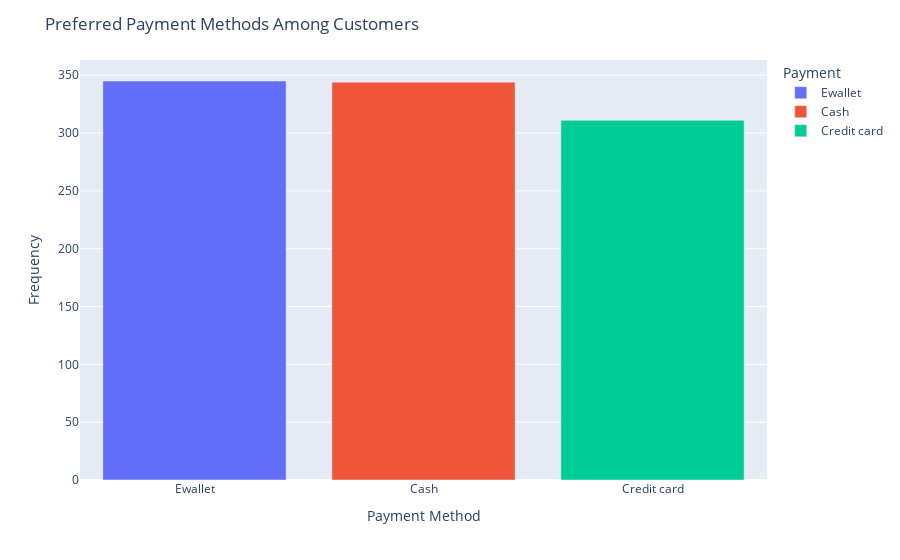

This figure's notebook cell:
### Code cell
nlp_query = "What are the preferred payment methods (Ewallet, Cash, Credit card) among customers?"
part_A, part_B = split()
Cout = function3()

### Figure 1 — Plotly figure (JSON) as saved in the notebook; plotly's stock layout.template omitted (floating-point values rounded to 4 significant figures)
{"data": [{"alignmentgroup": "True", "hovertemplate": "Payment=%{x}<br>Frequency=%{y}<extra></extra>", "legendgroup": "Ewallet", "marker": {"color": "#636efa", "pattern": {"shape": ""}}, "name": "Ewallet", "offsetgroup": "Ewallet", "orientation": "v", "showlegend": true, "textposition": "auto", "type": "bar", "x": ["Ewallet"], "xaxis": "x", "y": [345], "yaxis": "y"}, {"alignmentgroup": "True", "hovertemplate": "Payment=%{x}<br>Frequency=%{y}<extra></extra>", "legendgroup": "Cash", "marker": {"color": "#EF553B", "pattern": {"shape": ""}}, "name": "Cash", "offsetgroup": "Cash", "orientation": "v", "showlegend": true, "textposition": "auto", "type": "bar", "x": ["Cash"], "xaxis": "x", "y": [344], "yaxis": "y"}, {"alignmentgroup": "True", "hovertemplate": "Payment=%{x}<br>Frequency=%{y}<extra></extra>", "legendgroup": "Credit card", "marker": {"color": "#00cc96", "pattern": {"shape": ""}}, "name": "Credit card", "offsetgroup": "Credit card", "orientation": "v", "showlegend": true, "textposition": "auto", "type": "bar", "x": ["Credit card"], "xaxis": "x", "y": [311], "yaxis": "y"}], "layout": {"barmode": "relative", "legend": {"title": {"text": "Payment"}, "tracegroupgap": 0}, "margin": {"t": 60}, "title": {"text": "Preferred Payment Methods Among Customers"}, "xaxis": {"anchor": "y", "categoryarray": ["Ewallet", "Cash", "Credit card"], "categoryorder": "array", "domain": [0, 1], "title": {"text": "Payment Method"}}, "yaxis": {"anchor": "x", "domain": [0, 1], "title": {"text": "Frequency"}}}}
